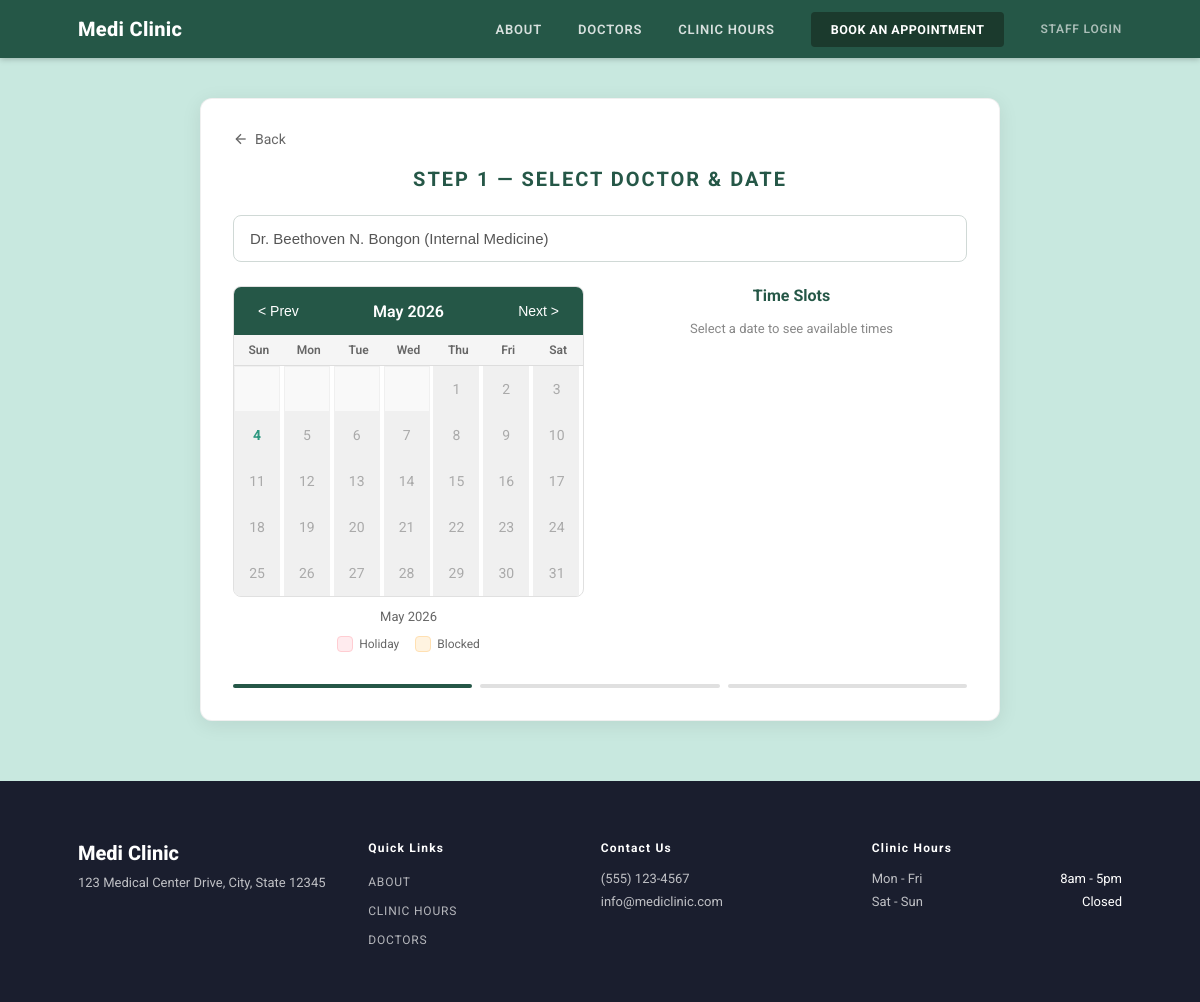
Screenshot of /Appointment_System_Clinic-main/book.php with the database file from the repository.
### tables this page shows
CREATE TABLE `users` (
  `id` int(11) NOT NULL,
  `username` varchar(50) NOT NULL,
  `password` varchar(255) NOT NULL,
  `email` varchar(100) NOT NULL,
  `full_name` varchar(100) NOT NULL,
  `role` enum('patient','doctor','clerk') NOT NULL,
  `phone` varchar(20) DEFAULT NULL,
  `specialization` varchar(100) DEFAULT NULL,
  `email_notifications` tinyint(1) DEFAULT 1,
  `created_at` timestamp NOT NULL DEFAULT current_timestamp(),
  `updated_at` timestamp NOT NULL DEFAULT current_timestamp() ON UPDATE current_timestamp()
);

CREATE TABLE `doctors` (
  `id` int(11) NOT NULL,
  `user_id` int(11) NOT NULL,
  `bio` text DEFAULT NULL,
  `photo` varchar(255) DEFAULT NULL
);

CREATE TABLE `clinic_settings` (
  `id` int(11) NOT NULL,
  `setting_key` varchar(50) NOT NULL,
  `setting_value` text NOT NULL
);

### Appointment_System_Clinic-main/includes/db.php (called while the page is built, shortened)
<?php
function getDB() {
    static $pdo = null;
    if ($pdo === null) {
        try {
            $dsn = "mysql:host=" . DB_HOST . ";dbname=" . DB_NAME . ";charset=utf8mb4";
            $pdo = new PDO($dsn, DB_USER, DB_PASS, [
                PDO::ATTR_ERRMODE => PDO::ERRMODE_EXCEPTION,
                PDO::ATTR_DEFAULT_FETCH_MODE => PDO::FETCH_ASSOC,
                PDO::ATTR_EMULATE_PREPARES => false
            ]);
        } catch (PDOException $e) {
            error_log("Database connection error: " . $e->getMessage());
            die("Database connection failed. Please contact support.");
        }
    }
    return $pdo;
}
function dbQuery($sql, $params = []) {
    $pdo = getDB();
    $stmt = $pdo->prepare($sql);
    $stmt->execute($params);
    return $stmt;
}
function dbFetch($sql, $params = []) {
    $stmt = dbQuery($sql, $params);
    return $stmt->fetch();
}
function dbFetchAll($sql, $params = []) {
    $stmt = dbQuery($sql, $params);
    return $stmt->fetchAll();
}

### Appointment_System_Clinic-main/includes/functions.php (called while the page is built, shortened)
<?php
require_once __DIR__ . '/db.php';
function getSetting($key, $default = '') {
    $row = dbFetch("SELECT setting_value FROM clinic_settings WHERE setting_key = ?", [$key]);
    return $row ? $row['setting_value'] : $default;
}
function getDoctors($specialty = null) {
    return dbFetchAll("
        SELECT u.*, d.bio, d.photo
        FROM users u
        JOIN doctors d ON d.user_id = u.id
        WHERE u.role = 'doctor'
        ORDER BY u.full_name
    ");
}
function isHoliday($date) {
    return dbFetch("SELECT * FROM holidays WHERE holiday_date = ?", [$date]) !== null;
}

### Appointment_System_Clinic-main/book.php (the view, shortened to what this page needs)
<?php
require_once __DIR__ . '/includes/db.php';
require_once __DIR__ . '/includes/functions.php';
$doctors = getDoctors();
$selDoctor = $_GET['doctor'] ?? ($doctors[0]['id'] ?? null);
$year = isset($_GET['year']) ? (int)$_GET['year'] : (int)date('Y');
$month = isset($_GET['month']) ? (int)$_GET['month'] : (int)date('n');
$selectedDate = $_GET['date'] ?? null;
$selectedSlot = $_GET['slot'] ?? null;
$firstDay = mktime(0, 0, 0, $month, 1, $year);
$daysInMonth = cal_days_in_month(CAL_GREGORIAN, $month, $year);
$firstDow = (int)date('N', $firstDay) - 1;
$monthName = date('F Y', $firstDay);
$prevMonth = $month == 1 ? 12 : $month - 1;
$prevYear = $month == 1 ? $year - 1 : $year;
$nextMonth = $month == 12 ? 1 : $month + 1;
$nextYear = $month == 12 ? $year + 1 : $year;
$timeSlots = [];
$dowLabels = ['Sun', 'Mon', 'Tue', 'Wed', 'Thu', 'Fri', 'Sat'];
?>
<!doctype html>
<html lang="en">
<head>
  <link rel="stylesheet" href="style.css">
</head>
<body>
<?php include __DIR__ . '/includes/header.php'; ?>
<main class="form-page">
  <div class="form-card">
    <a class="go-back" href="doctors.php">
      <svg xmlns="http://www.w3.org/2000/svg" width="16" height="16" viewBox="0 0 24 24" fill="none" stroke="currentColor" stroke-width="2"><line x1="19" y1="12" x2="5" y2="12"/><polyline points="12 19 5 12 12 5"/></svg>
      Back
    </a>
    <p class="form-title">STEP 1 — SELECT DOCTOR &amp; DATE</p>
    <div class="doctor-select-wrap">
      <select class="doctor-select" id="docSel" onchange="location.href='book.php?doctor='+this.value">
        <?php foreach ($doctors as $d): ?>
        <option value="<?= $d['id'] ?>"<?= $d['id']==$selDoctor?' selected':''?>><?= htmlspecialchars($d['full_name']) ?> (<?= htmlspecialchars($d['specialization']) ?>)</option>
        <?php endforeach; ?>
      </select>
    </div>
    <div class="calendar-wrap">
      <div>
        <div class="calendar">
          <div class="cal-nav">
            <button class="cal-nav-btn" onclick="location.href='book.php?doctor=<?= $selDoctor ?>&month=<?= $prevMonth ?>&year=<?= $prevYear ?>'">&lt; Prev</button>
            <span class="cal-month"><?= $monthName ?></span>
            <button class="cal-nav-btn" onclick="location.href='book.php?doctor=<?= $selDoctor ?>&month=<?= $nextMonth ?>&year=<?= $nextYear ?>'">Next &gt;</button>
          </div>
          <div class="cal-dow">
            <?php foreach ($dowLabels as $d): ?><div class="cal-dow-cell"><?=$d?></div><?php endforeach; ?>
          </div>
          <div class="cal-grid">
            <?php for ($i=0;$i<$firstDow;$i++): ?><div class="cal-cell dim"></div><?php endfor; ?>
            <?php for ($d=1;$d<=$daysInMonth;$d++):
              $cellDate = sprintf('%04d-%02d-%02d', $year, $month, $d);
              $today = date('Y-m-d');
              $isPast = $cellDate < $today;
              $isToday = $cellDate === $today;
              $isHoliday = isHoliday($cellDate);
              $isBlocked = isDateBlocked($selDoctor, $cellDate);
              $dayOfWeek = (int)date('N', strtotime($cellDate)) - 1;
              $schedule = dbFetch("
                SELECT * FROM doctor_schedules
                WHERE doctor_id = ? AND day_of_week = ? AND is_active = TRUE
              ", [$selDoctor, $dayOfWeek]);
              $disabled = $isPast || $isHoliday || $isBlocked || !$schedule;
              $selected = $selectedDate === $cellDate;
            ?>
            <div class="cal-cell<?= $disabled ? ' disabled' : '' ?><?= $selected ? ' selected' : '' ?><?= $isToday ? ' today' : '' ?>">
              <?php if (!$disabled): ?>
              <label for="d<?= $d ?>"><?=$d?></label>
              <?php else: ?>
              <?=$d?>
              <?php endif; ?>
            </div>
            <?php endfor; ?>
          </div>
        </div>
        <p class="cal-label"><?= $monthName ?></p>
        <div class="calendar-legend">
          <div class="legend-item"><div class="legend-box holiday"></div> Holiday</div>
          <div class="legend-item"><div class="legend-box blocked"></div> Blocked</div>
        </div>
      </div>
      <div class="slots-panel" id="slotsPanel">
        <h4>Time Slots</h4>
        <?php if ($selectedDate): ?>
          <?php if (empty($timeSlots)): ?>
          <p style="color:#888;font-size:13px;text-align:center;">No available time slots for this date.</p>
          <?php else: ?>
          <form id="slotForm">
            <?php foreach ($timeSlots as $i => $slot): ?>
            <div class="slot-row<?= $slot['available'] ? '' : ' unavailable' ?><?= $selectedSlot === $slot['time'] ? ' selected' : '' ?>" onclick="selectSlot('<?= htmlspecialchars($slot['time']) ?>')">
              <input type="radio" name="slot" value="<?= htmlspecialchars($slot['time']) ?>" <?= $slot['available'] ? '' : 'disabled' ?> <?= $selectedSlot === $slot['time'] ? 'checked' : '' ?>>
              <span class="slot-dot"></span>
              <span class="slot-label"><?= htmlspecialchars($slot['time']) ?></span>
              <?php if ($slot['available']): ?>
              <span class="slot-pill pill-available">Available</span>
              <?php else: ?>
              <span class="slot-pill pill-unavailable">Unavailable</span>
              <?php endif; ?>
            </div>
            <?php endforeach; ?>
          </form>
          <?php if ($selectedSlot): ?>
          <a href="details.php?doctor=<?= $selDoctor ?>&date=<?= $selectedDate ?>&slot=<?= urlencode($selectedSlot) ?>" class="btn-primary">NEXT</a>
          <?php endif; ?>
          <?php endif; ?>
        <?php else: ?>
        <p style="color:#888;font-size:13px;text-align:center;">Select a date to see available times</p>
        <?php endif; ?>
      </div>
    </div>
    <div class="progress-bar">
      <div class="progress-seg active"></div>
      <div class="progress-seg<?= $selectedDate && $selectedSlot ? ' active' : '' ?>"></div>
      <div class="progress-seg"></div>
    </div>
  </div>
</main>
<?php include __DIR__ . '/includes/footer.php'; ?>
</body>
</html>

### Appointment_System_Clinic-main/includes/footer.php
<?php
$clinicName = getSetting('clinic_name', 'Medi Clinic');
$clinicAddress = getSetting('clinic_address', '123 Medical Center Drive');
$clinicPhone = getSetting('clinic_phone', '(555) 123-4567');
$clinicEmail = getSetting('clinic_email', 'info@mediclinic.com');
?>
<footer class="site-footer">
  <div class="container footer-grid">
    <div class="footer-brand">
      <h3><?= htmlspecialchars($clinicName) ?></h3>
      <p><?= htmlspecialchars($clinicAddress) ?></p>
    </div>
    <div class="footer-col">
      <h4>Quick Links</h4>
      <ul>
        <li><a href="index.php#about">ABOUT</a></li>
        <li><a href="index.php#hours">CLINIC HOURS</a></li>
        <li><a href="doctors.php">DOCTORS</a></li>
      </ul>
    </div>
    <div class="footer-col">
      <h4>Contact Us</h4>
      <p><?= htmlspecialchars($clinicPhone) ?></p>
      <p><?= htmlspecialchars($clinicEmail) ?></p>
    </div>
    <div class="footer-col">
      <h4>Clinic Hours</h4>
      <div class="footer-hours">
        <div><span>Mon - Fri</span><span>8am - 5pm</span></div>
        <div><span>Sat - Sun</span><span>Closed</span></div>
      </div>
    </div>
  </div>
</footer>

### Appointment_System_Clinic-main/style.css (style rules this page uses)
*, *::before, *::after { box-sizing: border-box; margin: 0; padding: 0; }
:root { --nav-bg: #255747; --nav-btn: #1b3a2d; --teal-light: #4db8a8; --teal-mid: #2e9880; --navy: #1d3a5c; --form-bg: #c8e8df; --form-card-bg: #daf0e9; --footer-bg: #1a1e2e; --btn-dark: #1d3a4a; --progress-active: #2e9880; --progress-done: #3aad96; --progress-idle: #b8d8d2; --text: #222; --muted: #666; --border: #ccc; --white: #fff; }
html { scroll-behavior: smooth; }
body { font-family: 'Roboto', 'Segoe UI', Arial, sans-serif; color: var(--text); background: #fff; }
a { text-decoration: none; color: inherit; }
.container { max-width: 1100px; margin: 0 auto; padding: 0 28px; }
.form-page { min-height: calc(100vh - 58px); background: var(--form-bg); padding: 32px 20px 60px; }
.form-card { background: var(--form-bg); border-radius: 10px; max-width: 820px; margin: 0 auto; padding: 32px 48px 48px; border: 1px solid rgba(0,0,0,.06); }
.go-back { display: inline-flex; align-items: center; gap: 6px; color: #555; font-size: 14px; margin-bottom: 20px; transition: color .2s; }
.doctor-select-wrap { margin-bottom: 28px; }
.doctor-select { width: 100%; padding: 14px 16px; border: 1px solid #bbb; border-radius: 8px; font-size: 15px; background: #e8f3ee; color: #555; appearance: none; background-repeat: no-repeat; background-position: right 16px center; cursor: pointer; }
.calendar-wrap { display: grid; grid-template-columns: 1fr 1fr; gap: 36px; align-items: start; margin-bottom: 8px; }
.cal-label { text-align: center; font-size: 13px; color: var(--muted); margin-top: 8px; }
.calendar { border: 1px solid #c8c8c8; border-radius: 8px; overflow: hidden; background: #fff; }
.cal-dow { display: grid; grid-template-columns: repeat(7,1fr); border-bottom: 1px solid #ddd; background: #f8f8f8; }
.cal-dow-cell { text-align: center; font-size: 12px; font-weight: 700; color: #666; padding: 10px 0; }
.cal-grid { display: grid; grid-template-columns: repeat(7,1fr); }
.cal-cell { height: 46px; display: flex; align-items: center; justify-content: center; font-size: 13px; border-right: 1px solid #eee; border-bottom: 1px solid #eee; color: var(--text); position: relative; user-select: none; }
.cal-cell:nth-child(7n) { border-right: none; }
.cal-cell.dim { color: #ccc; }
.slots-panel h4 { font-size: 16px; font-weight: 700; margin-bottom: 16px; text-align: center; color: var(--text); }
.progress-bar { display: flex; justify-content: center; gap: 10px; margin-top: 44px; }
.progress-seg { height: 6px; width: 110px; border-radius: 3px; background: var(--progress-idle); }
.progress-seg.active { background: var(--progress-active); }
.form-title { text-align: center; font-size: 14px; font-weight: 700; letter-spacing: 2px; margin-bottom: 28px; color: var(--text); }
.site-footer { background: var(--footer-bg); color: rgba(255,255,255,.72); padding: 60px 0 44px; }
.footer-grid { display: grid; grid-template-columns: 1.3fr 1fr 1.2fr 1.3fr; gap: 40px; }
.footer-brand h3 { color: #fff; font-size: 20px; font-weight: 800; margin-bottom: 10px; }
.footer-brand p { font-size: 13px; }
.footer-col h4 { color: #fff; font-size: 12px; font-weight: 700; letter-spacing: 1.2px; margin-bottom: 16px; }
.footer-col ul { list-style: none; }
.footer-col ul li { margin-bottom: 10px; }
.footer-col ul li a { font-size: 12px; color: rgba(255,255,255,.68); letter-spacing: .8px; transition: color .2s; }
.footer-col p { font-size: 13px; margin-bottom: 8px; }
.footer-hours div { display: flex; justify-content: space-between; font-size: 13px; margin-bottom: 8px; gap: 16px; }
.footer-hours span:last-child { color: #fff; }

### rows the page displays
users: id+full_name "Dr. Beethoven N. Bongon (Internal Medicine)"
clinic_settings: setting_value "Medi Clinic"
clinic_settings: setting_value "123 Medical Center Drive, City, State 12345"
clinic_settings: setting_value "(555) 123-4567"
clinic_settings: setting_value "info@mediclinic.com"

### other values shown
$monthName "May 2026"
$d "Sun"
$d "Mon"
$d "Tue"
$d "Wed"
$d "Thu"
$d "Fri"
$d "Sat"
